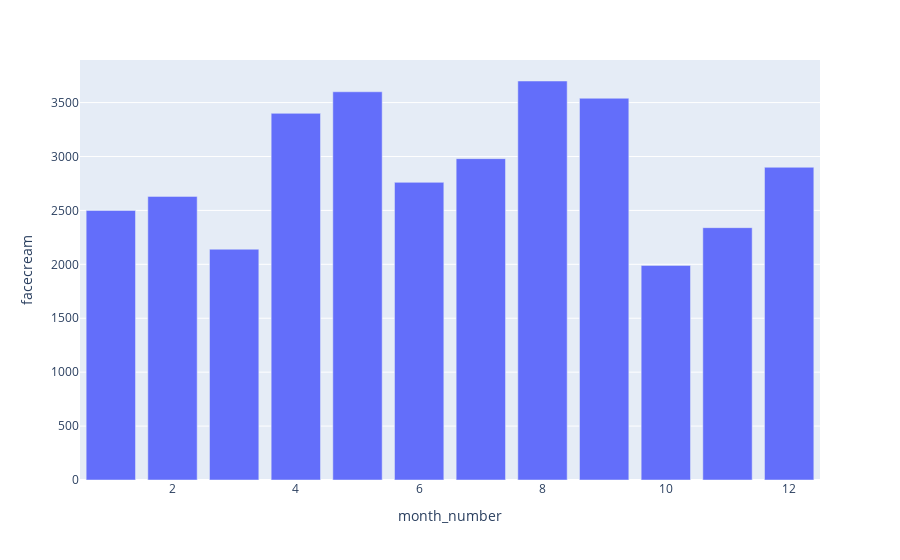

The notebook cell saved with this chart:
### Code cell
plt.figure(figsize=(15,7))
fig= plx.bar(sales,x='month_number',y='facecream')
fig.show()

### Figure 1 — Plotly figure (JSON) as saved in the notebook; plotly's stock layout.template omitted (floating-point values rounded to 4 significant figures)
{"data": [{"alignmentgroup": "True", "hovertemplate": "month_number=%{x}<br>facecream=%{y}<extra></extra>", "legendgroup": "", "marker": {"color": "#636efa", "pattern": {"shape": ""}}, "name": "", "offsetgroup": "", "orientation": "v", "showlegend": false, "textposition": "auto", "type": "bar", "x": [1, 2, 3, 4, 5, 6, 7, 8, 9, 10, 11, 12], "xaxis": "x", "y": [2500, 2630, 2140, 3400, 3600, 2760, 2980, 3700, 3540, 1990, 2340, 2900], "yaxis": "y"}], "layout": {"autosize": true, "barmode": "relative", "legend": {"tracegroupgap": 0}, "margin": {"t": 60}, "xaxis": {"anchor": "y", "autorange": true, "domain": [0, 1], "range": [0.5, 12.5], "title": {"text": "month_number"}, "type": "linear"}, "yaxis": {"anchor": "x", "autorange": true, "domain": [0, 1], "range": [0, 3895.0], "title": {"text": "facecream"}, "type": "linear"}}}
